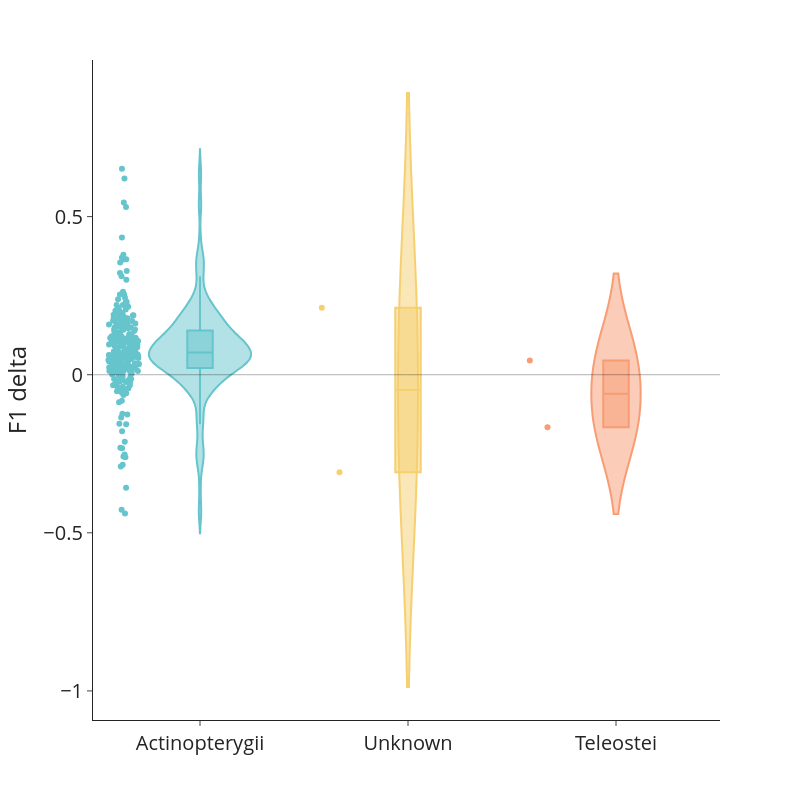

The notebook cell this image was saved under:
### Markdown cell above
#### Plot performance increase vs traits

### Code cell
t = 'class' 

fig = px.violin(relevant_scores, x=t, y="progress", points = 'all', color = t,
                color_discrete_sequence= px.colors.qualitative.Pastel, box = True)


fig.update_layout(
    template='simple_white',
    width = 800, height=800,
    yaxis_title='F1 delta',
    xaxis_title='',
    font=dict(size=20),
    showlegend=False)
    

fig.add_shape(type="line",
    xref="paper",
    x0=0, y0=0,
    x1=1, y1=0,
    line=dict(
        color="black",
        width=1,
    ))

fig.show()

### Figure 1 — Plotly figure (JSON) as saved in the notebook; plotly's stock layout.template omitted (floating-point values rounded to 4 significant figures; data arrays with more than 128 entries replaced by an {"elided": "..."} marker saying what was removed)
{"data": [{"alignmentgroup": "True", "box": {"visible": true}, "hovertemplate": "class=%{x}<br>progress=%{y}<extra></extra>", "legendgroup": "Actinopterygii", "marker": {"color": "rgb(102, 197, 204)"}, "name": "Actinopterygii", "offsetgroup": "Actinopterygii", "orientation": "v", "points": "all", "scalegroup": "True", "showlegend": true, "type": "violin", "x": {"elided": "244 str values"}, "x0": " ", "xaxis": "x", "y": {"elided": "244 float values"}, "y0": " ", "yaxis": "y"}, {"alignmentgroup": "True", "box": {"visible": true}, "hovertemplate": "class=%{x}<br>progress=%{y}<extra></extra>", "legendgroup": "Unknown", "marker": {"color": "rgb(246, 207, 113)"}, "name": "Unknown", "offsetgroup": "Unknown", "orientation": "v", "points": "all", "scalegroup": "True", "showlegend": true, "type": "violin", "x": ["Unknown", "Unknown"], "x0": " ", "xaxis": "x", "y": [-0.3087, 0.212], "y0": " ", "yaxis": "y"}, {"alignmentgroup": "True", "box": {"visible": true}, "hovertemplate": "class=%{x}<br>progress=%{y}<extra></extra>", "legendgroup": "Teleostei", "marker": {"color": "rgb(248, 156, 116)"}, "name": "Teleostei", "offsetgroup": "Teleostei", "orientation": "v", "points": "all", "scalegroup": "True", "showlegend": true, "type": "violin", "x": ["Teleostei", "Teleostei"], "x0": " ", "xaxis": "x", "y": [-0.1658, 0.04509], "y0": " ", "yaxis": "y"}], "layout": {"font": {"size": 20}, "height": 800, "legend": {"title": {"text": "class"}, "tracegroupgap": 0}, "margin": {"t": 60}, "shapes": [{"line": {"color": "black", "width": 1}, "type": "line", "x0": 0, "x1": 1, "xref": "paper", "y0": 0, "y1": 0}], "showlegend": false, "violinmode": "overlay", "width": 800, "xaxis": {"anchor": "y", "categoryarray": ["Actinopterygii", "Unknown", "Teleostei"], "categoryorder": "array", "domain": [0, 1], "title": {"text": ""}}, "yaxis": {"anchor": "x", "domain": [0, 1], "title": {"text": "F1 delta"}}}}
